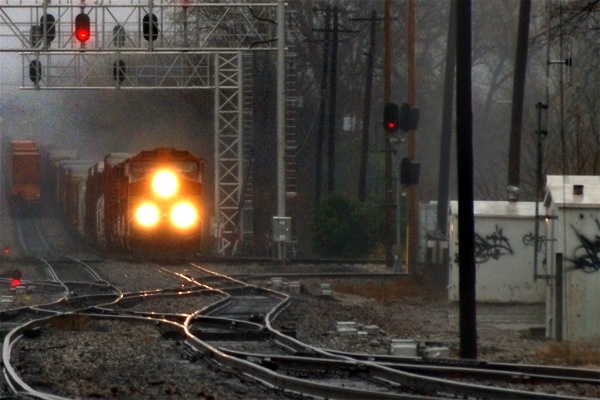
#> input picture image_work4/1.jpg, 600 x 400 px
$ python image4.py
#> lines starting #> are read from the running program, lines starting #| are printed output that depends on the picture
#> further down, img is the input picture: shape (400, 600, 3); mean B, G, R 60, 65.4, 71
import cv2
import math
import numpy as np

# 移动
def move(img):
    height, width, channels = img.shape
#> height = 400; width = 600; channels = 3
    emptyImage2 = img.copy()
    x = 20
    y = 20
    for i in range(height):
        for j in range(width):
            if i >= x and j >= y:
                emptyImage2[i, j] = img[i - x][j - y]
            else:
                emptyImage2[i, j] = (0, 0, 0)
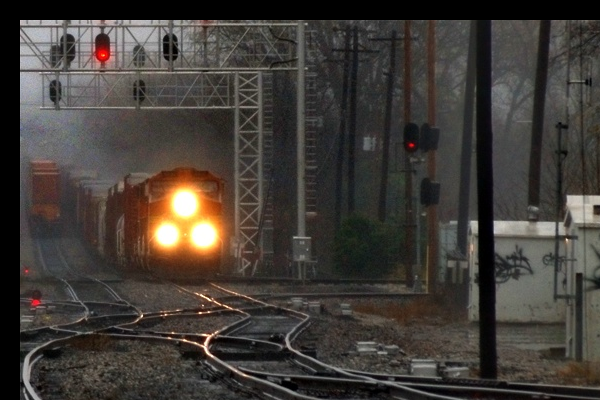
#> emptyImage2: shape (400, 600, 3); mean B, G, R 55.6, 60.7, 66.1
    return emptyImage2

# 水平镜像
def mirror(img):
    h, w, c = img.shape
#> h = 400; w = 600; c = 3
    newImage = img.copy()
    for i in range(h):
        a = 0
        for j in range(w - 1, 0, -1):
            for k in range(c):
                newImage[i][a][k] = img[i][j][k]
            a += 1
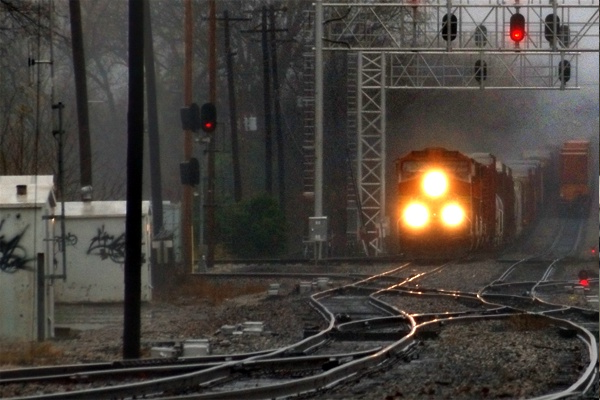
#> newImage: shape (400, 600, 3); mean B, G, R 59.9, 65.4, 70.9
    return newImage

img = cv2.imread("1.jpg")

SaltImage = move(img)
mirrorimg = mirror(img)

cv2.imshow("Image", img)
cv2.imshow("mm", mirrorimg)
cv2.waitKey(0)


# cv2.imshow("Image", img)
# cv2.imshow("ss", SaltImage)
# cv2.waitKey(0)
